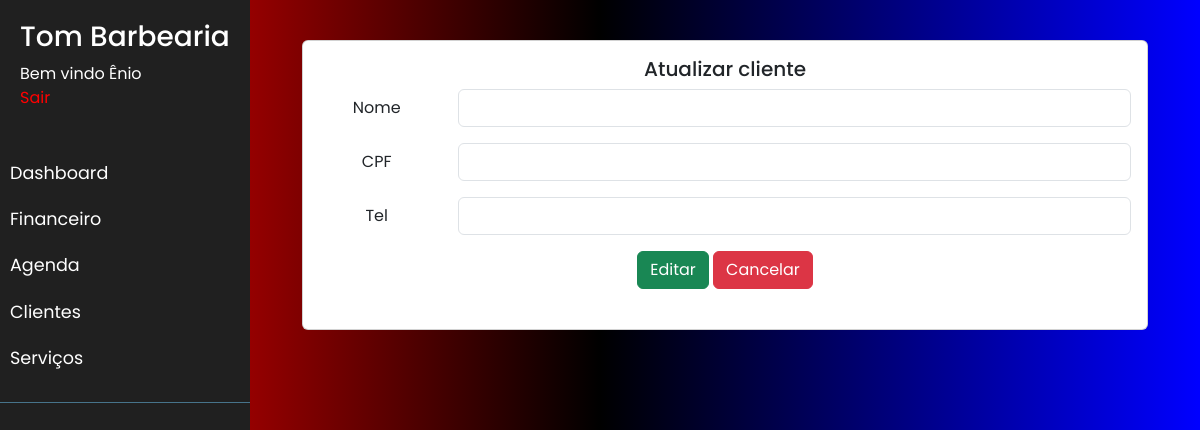
The app's page /atualizarCliente/13 (signed in), older data.
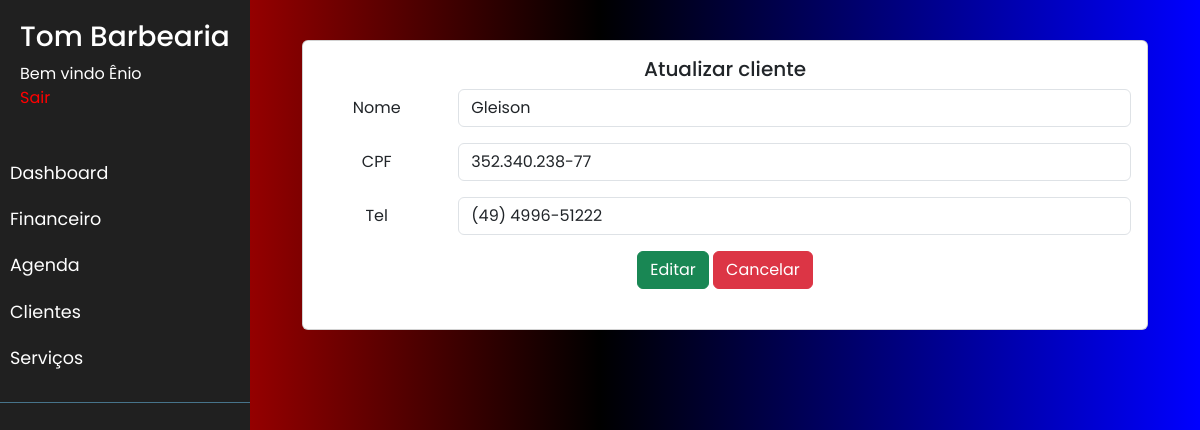
The same page, newer data.
### app/models.py (models this page shows, shortened)
class Clientes(db.Model, UserMixin):
    __tablename__= 'clientes'
    id_cliente = db.Column(db.Integer, primary_key =True, autoincrement = True)
    nome = db.Column(db.String, nullable = False)
    cpf = db.Column(db.String, nullable = False)
    telefone = db.Column(db.String, nullable = False)

### main.py (the view, shortened to what this page needs)
@app.route("/atualizarCliente/<int:id>", methods=['GET', 'POST'])
def atualizarCliente(id):
    cliente = cliente = Clientes.query.filter_by(id_cliente=id).first()
    erro = ""
    return render_template("atualizarCliente.html", cliente = cliente, erro=erro)

### app/models.py (called while the page is built)
@login_manager.user_loader
def get_user(user_id):
    return User.query.filter_by(id=user_id).first()

### app/templates/atualizarCliente.html (shortened to what this page needs)
<!DOCTYPE html>
<html>
<head>
    <link rel= "stylesheet" type= "text/css" href= "{{ url_for('static',filename='estilo.css') }}">
    <link rel="stylesheet" type="text/css" href="{{ url_for('static',filename='node_modules/bootstrap/dist/css/bootstrap.css') }}">
    <link rel="stylesheet" type="text/css" href="{{ url_for('static',filename='sidemenu.css') }}">
</head>
<body>
{% if current_user.is_authenticated %}
  </head>
  <body>
    <div class="wrapper">
        <nav id="sidebar">
            <div class="sidebar-header">
                <h3>Tom Barbearia</h3>
                <a>Bem vindo {{ current_user.nome }}</a>
                <br>
                <a style ="color:red" href = "{{ url_for('logout') }} ">Sair</a>
            </div>
            <ul class="list-unstyled components">
                <li>
                  <a href="{{ url_for('home') }}">Dashboard</a>
                </li>
                <li>
                    <a href="{{ url_for('financeiro') }}">Financeiro</a>
                </li>
                <li>
                    <a href="{{ url_for('agenda') }}">Agenda</a>
                </li>
                <li>
                    <a href="{{ url_for('clientes') }}">Clientes</a>
                </li>
                <li>
                    <a href="{{ url_for('servicos') }}">Serviços</a>
                </li>
            </ul>
        </nav>
        <div id="content">
        <div id="content">
            <div class="container-fluid">
                <div class="row">
                  <div class="col-sm-12">
                    <div class="card text-center">
                      <div class="card-body">
                        <h5 class="card-title">Atualizar cliente</h5>
                        <form action = "" method = "post">
                          <div class="row mb-3">
                            <label for="nome" class="col-sm-2 col-form-label">Nome</label>
                            <div class="col-sm-10">
                              <input type="text" class="form-control" name ="nome_cliente" id="nome_cliente" value = "{{ cliente.nome }}">
                            </div>
                          </div>
                          <div class="row mb-3">
                            <label for="cpf" class="col-sm-2 col-form-label">CPF</label>
                            <div class="col-sm-10">
                              <input type="text" class="form-control " name ="cpf_cliente" id="cpf_cliente" value = "{{ cliente.cpf }}">
                            </div>
                          </div>
                          <div class="row mb-3">
                              <label for="telefone" class="col-sm-2 col-form-label">Tel</label>
                              <div class="col-sm-10">
                                <input type="text" class="form-control telefone" name = "telefone_cliente" id="telefone_cliente" value = "{{ cliente.telefone }}">
                              </div>
                            </div>
                            <button type="submit" class="btn btn-success" id="btnEditarCliente" value ="btnEditarServico">Editar</button>
                            <a href="{{url_for('clientes')}}"><button type="button" class="btn btn-danger">Cancelar</button></a><br><br>
                        </form>
                      </div>
                    </div>
                  </div>
                </div>
              </div><br>
            </div>
        {% else %}
            <div>
                <h1>Visitante</h1>
                <p>Bem Vindo, faça login para poder acessar o menu.</p>
                <a href="{{ url_for('login') }}"><button class="btn btn-dark" type="button" value ="login">Login</button></a>
            </div>
        {% endif %}
        <link rel= "stylesheet" type= "text/css" href= "{{ url_for('static',filename='estilo.css') }}">
        <link rel="stylesheet" type="text/css" href="{{ url_for('static',filename='node_modules/bootstrap/dist/css/bootstrap.css') }}">
        <link rel="stylesheet" type="text/css" href="{{ url_for('static',filename='sidemenu.css') }}">
  </body>
</html>

Row changes from the older to the newer data that the page shows:
added Clientes: nome_cliente "Gleison", cpf_cliente "352.340.238-77", telefone_cliente "(49) 4996-51222"
